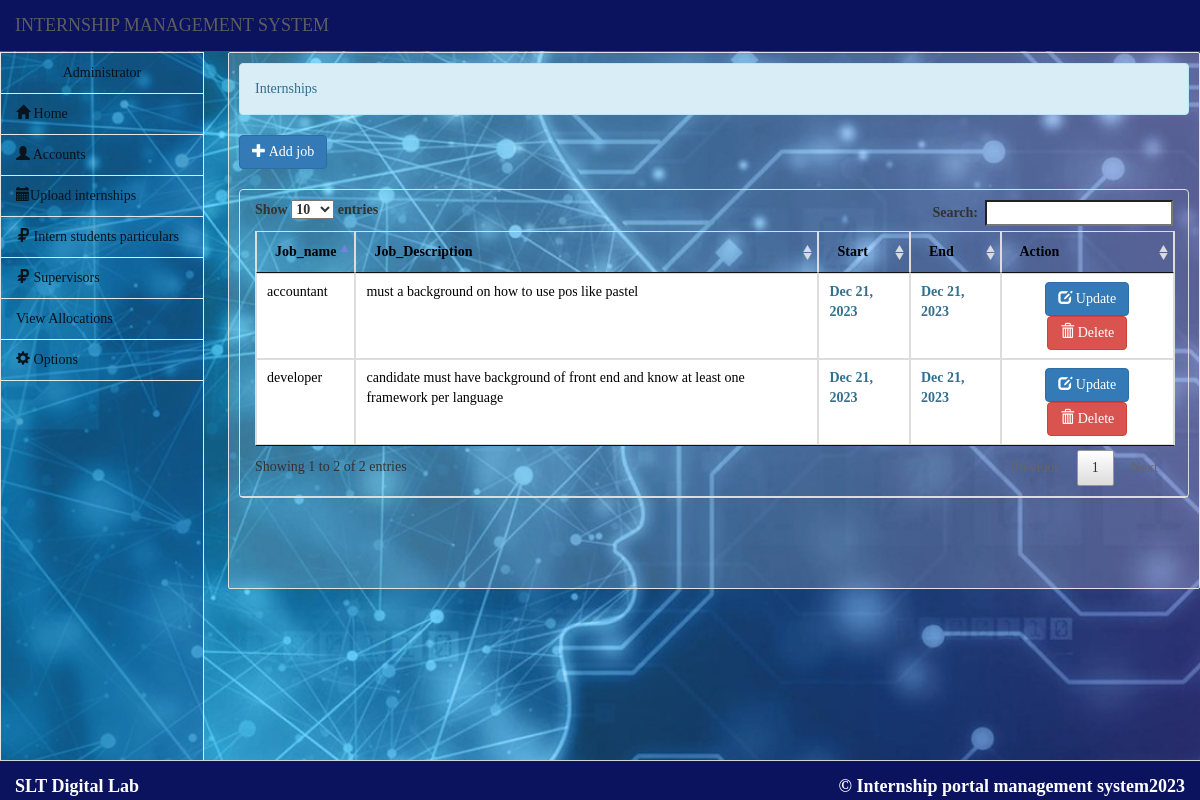
The app's page /admin/activity.php (signed in) with its own data.
### tables this page shows
CREATE TABLE `activity` (
  `activity_id` int(11) NOT NULL,
  `title` varchar(50) NOT NULL,
  `description` text NOT NULL,
  `start` varchar(10) NOT NULL,
  `end` varchar(10) NOT NULL,
  `month` varchar(8) NOT NULL,
  `year` varchar(5) NOT NULL
);

### admin/activity.php (the view, shortened to what this page needs)
<!DOCTYPE html>
<html lang = "eng">
	<head>
		<link rel = "stylesheet" type = "text/css" href = "../css/bootstrap.css" />
		<link rel = "stylesheet" type = "text/css" href = "../css/style.css" />
		<link rel = "stylesheet" type = "text/css" href = "../css/jquery-ui.css" />
		<link rel = "stylesheet" type = "text/css" href = "../css/jquery.dataTables.css" />
	</head>
<body>
<?php include'head.php'?>
<?php include 'sidebar.php'?>
		<div id = "sidecontent" class = "well pull-right">
			<div class = "alert alert-info">Internships</div>
			<button type = "button" id = "add_activity" class = "btn btn-primary"><span class = "glyphicon glyphicon-plus"></span> Add job</button>
			<br />
			<br />
			<div id = "act_table" class = "panel panel-default">
				<div  class = " panel-heading">
					<table id = "table" class = "table table-bordered">
						<thead>
							<tr>
								<th>Job_name</th>
								<th>Job_Description</th>
								<th>Start</th>
								<th>End</th>
								<th>Action</th>
							</tr>
						</thead>
						<tbody>
							<?php
							$act_query = $conn->query("SELECT * FROM `activity`") or die($conn->error);
							while($act_fetch = $act_query->fetch_array()){
							?>
							<tr>
								<td><?php echo $act_fetch['title']?></td>
								<td><?php echo $act_fetch['description']?></td>
								<td><?php echo "<label class = 'text-info'>".date("M d, Y", strtotime($act_fetch['start']))."</label>"?></td>
								<td><?php echo "<label class = 'text-info'>".date("M d, Y", strtotime($act_fetch['end']))."</label>"?></td>
								<td><center><a href = "edit_activity.php?activity_id=<?php echo $act_fetch['activity_id']?>" class = "btn btn-primary"><span class=  "glyphicon glyphicon-edit"></span> Update</a> <a href = "#" data-toggle = "modal" data-target = "#delete_activity" name = "<?php echo $act_fetch['activity_id']?>" class = "btn btn-danger activity_id"><span class=  "glyphicon glyphicon-trash"></span> Delete</a></center></td>
							</tr>
							<?php
								}
							?>
						</tbody>
					</table>
				</div>
			</div>
		<br /><br /><br />
		</div>
	<br />
	<br />
	<br />
	<br />
	<br />
	<br />
	<br />
	<br />
	<br />
	<nav class = "navbar-default" id = "footer">
		<label class = "navbar-brand pull-right">&copy; Internship portal management system<?php echo date('Y', strtotime('+8 HOURS'))?></label>
		<label class = "navbar-brand ">SLT Digital Lab</label>
	</nav>
</body>
</html>

### admin/sidebar.php (shortened to what this page needs)
<div id = "sidebar">
	<ul id = "menu" class = "nav menu">
		<li>
			<a>
				<?php
					require_once '../connect.php';
					$q_admin_side = $conn->query("SELECT * FROM `admin` WHERE `admin_id` = '$_SESSION[admin_id]'") or die($conn->error);
					$f_admin_side = $q_admin_side->fetch_array();
					echo "<center>".$f_admin_side['name']."</center>";
				?>
			</a>
		</li>
		<li><a href = "home.php"><i class = "glyphicon glyphicon-home"></i> Home</a></li>
		<li><a href = ""><i class = "glyphicon glyphicon-user"></i> Accounts</a>
		</li>
		<li><a href = "activity.php"><i class = "glyphicon glyphicon-calendar"></i>Upload internships</a></li>
		<li><a href = "student.php"><i class = "glyphicon glyphicon-ruble"></i> Intern students particulars</a></li>
		<li><a href = "supervisor.php"><i class = "glyphicon glyphicon-ruble"></i> Supervisors</a></li>
		<li><a href="view_allocation.php">View Allocations</a></li>
		<li><a href = ""><i class = "glyphicon glyphicon-cog"></i> Options</a>
		</li>
	</ul>
</div>

### css/style.css (style rules this page uses)
body { background:url('../images/bg_image.jpg') no-repeat; background-size: cover; background-attachment: fixed; align-items: center; }
#footer { height:40px; width:100%; filter: none; border: 1px solid #D5D5D5; position: fixed; right: 0; left: 0; z-index: 1030; bottom: 0; border-width: 1px 0 0; }
#sidebar { top:52px; width:17%; position:fixed; height:100%; border:1px solid #e7e7e7; background-color:rgb(37, 96, 185) }
#sidecontent { width:81%; word-wrap:break-word; margin-top:52px; background-color:rgba(255, 255, 255, 0.13); padding:10px; border-radius:2px; }
.menu li { border-bottom:1px solid #E7E7E7; }
body { background-image:"images\bg_image.jpg"; }
#sidebar { top:52px; width:17%; position:fixed; height:100%; border:1px solid #e7e7e7; background-color:#1044885d; }
#sidecontent { width:81%; word-wrap:break-word; margin-top:52px; background-color:rgba(255, 255, 255, 0.171); padding:10px; border-radius:2px; }

### records on screen
activity: title "accountant", description "must a background on how to use pos like pastel", start "Dec 21, 2023", end "Dec 21, 2023"
activity: title "developer", description "candidate must have background of front end and know at least one framework per language", start "Dec 21, 2023", end "Dec 21, 2023"

### other values on screen
$f_admin_side['name'] "Administrator"
